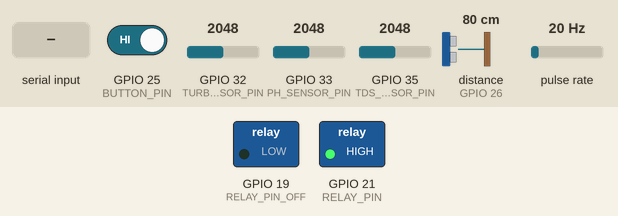
Recording of a sketch running on a simulated ESP32. Parts: switched loads named in the sketch (green lamp = pin HIGH). Wiring (inferred from the names in the program): ultrasonic range finder: trigger GPIO 27; echo GPIO 26; pulse sensor: data GPIO 13. Inputs (shaded band) come from the test bench; at power-on: GPIO 25 (BUTTON_PIN) HIGH, GPIO 32 (TURBIDITY_SENSOR_PIN) = 2048, GPIO 33 (PH_SENSOR_PIN) = 2048, GPIO 35 (TDS_SENSOR_PIN) = 2048, distance to the obstacle (sensor on GPIO 26) 80 cm, pulse rate 20 Hz. The echo pulse lasts 58.3 µs per cm; WiFi joins after 1.5 s; servers stay silent unless stated; random numbers use the default seed unless the sketch sets one; the Firebase database answers and starts empty; pins used as bus, display or sensor lines are not drawn; what the sketch prints to the serial monitor is not drawn.

Above: at 2.7 s.
2.8 s: "KD25\n" received over Serial
9.2 s: "90,45\n" received over Serial
14.6 s: GPIO 25 (BUTTON_PIN) driven LOW
At 31.3 s:
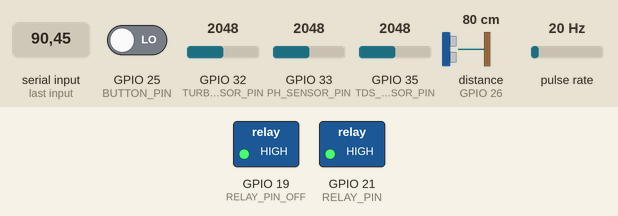
32.1 s: GPIO 25 (BUTTON_PIN) driven HIGH
At 38.0 s:
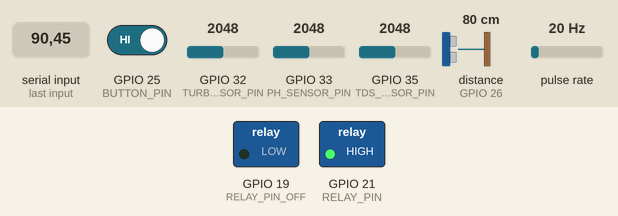
Timing chart, 0 to 39.5 s (numbered marks = the images above; inputs shaded):
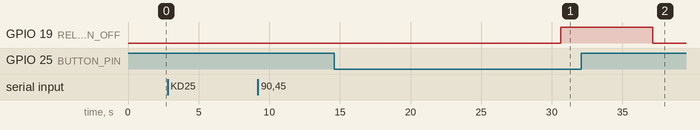

The sketch:

mainCode.ino
```cpp
#include <Arduino.h>
#if defined(ESP32)
#include <WiFi.h>
#include <FirebaseESP32.h>
#elif defined(ESP8266)
#include <ESP8266WiFi.h>
#include <FirebaseESP8266.h>
#elif defined(ARDUINO_RASPBERRY_PI_PICO_W)
#include <WiFi.h>
#include <FirebaseESP8266.h>
#include <FirebaseJson.h>
#endif

// Provide the token generation process info.
#include <addons/TokenHelper.h>

// Provide the RTDB payload printing info and other helper functions.
#include <addons/RTDBHelper.h>

/* 1. Define the WiFi credentials */
#define WIFI_SSID "Kweku'sVirus"
#define WIFI_PASSWORD "ansah12345"

// #define WIFI_SSID "KD25"
// #define WIFI_PASSWORD "Ducati1234"

// the distance declare
#define echoPin 26
#define trigPin 27

#define flowPin 13      // Flow meter pulse input pin
#define FLOW_SENSOR_CALIBRATION_FACTOR 2.663


#define RELAY_PIN 21
#define RELAY_PIN_OFF 19


#define BUTTON_PIN 25
// the turbidity
#define TURBIDITY_SENSOR_PIN 32
#define PH_SENSOR_PIN 33
#define TDS_SENSOR_PIN 35

volatile float totalFlow = 0;
volatile int pulseCount = 0; // Declare pulseCount as volatile
unsigned long previousMeasurementTime = 0;
const unsigned long measurementInterval = 200;


void IRAM_ATTR increase() {
  pulseCount++;
}


// For the following credentials, see examples/Authentications/SignInAsUser/EmailPassword/EmailPassword.ino

/* 2. Define the API Key */
#define API_KEY "AIzaSyASOIRHivBMo5exf1yVRztCFXBM61h8SAI"

/* 3. Define the RTDB URL */
#define DATABASE_URL "https://watersmart-b66aa-default-rtdb.firebaseio.com/" //<databaseName>.firebaseio.com or <databaseName>.<region>.firebasedatabase.app

/* 4. Define the user Email and password that alreadey registerd or added in your project */
// #define USER_EMAIL "kweku4sta@gmail.com"
// #define USER_PASSWORD "#Fourstar1"

// Define Firebase Data object
FirebaseData fbdo;
int a, b, x, y;
FirebaseAuth auth;
FirebaseConfig config;

int userID = -1;
float userVolume = 0;
bool tapFlowing = false;
bool stopButtonPressed = false;

unsigned long sendDataPrevMillis = 0;

unsigned long count = 0;
int turbidityValue = 0;
int distanceValue = 0;
float tdsValue = 0.00;
float phValue = 0.00;


const float tdsCalibrationFactor = 0.5;
float calibrationValue = 26 - 0.05;
int pHValue = 0;
unsigned long int avgval;
int buffer_arr[10], temp;
float ph_act;


  int measureDistance() {
  long duration, distance;

  digitalWrite(trigPin, LOW);
  delayMicroseconds(2);
  digitalWrite(trigPin, HIGH);
  delayMicroseconds(10);
  digitalWrite(trigPin, LOW);

  duration = pulseIn(echoPin, HIGH);
  distance = duration / 58.2;

  return distance;
}

// float measureVolume() {
//   unsigned long currentMillis = millis();
//   while (millis() - currentMillis < measurementInterval) {
//     // Wait for the measurement interval to pass
//   }

//   // Disable the interrupt during calculations
//   detachInterrupt(digitalPinToInterrupt(flowPin));

//   float volume = FLOW_SENSOR_CALIBRATION_FACTOR * pulseCount;
//    Serial.print("pulse count: ");
//   Serial.print(pulseCount);
//   // pulseCount = 0; // Reset pulse count after calculation
//   totalFlow += volume;

//   // Print the total accumulated flow
//   Serial.print("Total Flow: ");
//   Serial.print(totalFlow);
//   Serial.println(" ml");


//   // Re-enable the interrupt after calculations
//   attachInterrupt(digitalPinToInterrupt(flowPin), increase, RISING);

//   // Return the calculated volume
//   return volume;
// }


void setup()
{

  Serial.begin(115200);

  WiFi.begin(WIFI_SSID, WIFI_PASSWORD);
  Serial.print("Connecting to Wi-Fi");
  while (WiFi.status() != WL_CONNECTED)
  {
    Serial.print(".");
    delay(300);
  }
  Serial.println();
  Serial.print("Connected with IP: ");
  Serial.println(WiFi.localIP());
  Serial.println();

  Serial.printf("Firebase Client v%s\n\n", FIREBASE_CLIENT_VERSION);

  /* Assign the api key (required) */
  config.api_key = API_KEY;

  /* Assign the user sign in credentials */
  // auth.user.email = USER_EMAIL;
  // auth.user.password = USER_PASSWORD;

  /* Assign the RTDB URL (required) */
  config.database_url = DATABASE_URL;

  /* Assign the callback function for the long running token generation task */
  config.token_status_callback = tokenStatusCallback; // see addons/TokenHelper.h


  config.api_key = API_KEY;

  config.database_url = DATABASE_URL;

  Firebase.begin(DATABASE_URL, API_KEY);
  Firebase.reconnectWiFi(true);

  Firebase.setDoubleDigits(5);
  pinMode(trigPin, OUTPUT);
  pinMode(echoPin, INPUT);
   pinMode(flowPin, INPUT_PULLUP);
  attachInterrupt(digitalPinToInterrupt(flowPin), increase, RISING);
   pinMode(RELAY_PIN, OUTPUT);
  digitalWrite(RELAY_PIN, HIGH);
   pinMode(RELAY_PIN_OFF, OUTPUT);
  pinMode(BUTTON_PIN, INPUT_PULLUP);
  digitalWrite(BUTTON_PIN, LOW);
  Serial.println("Enter your User ID (integer): ");

}
 void fetchUserVolume() {
  // String userVolumePath = String("/test/user10");
  // String userVolumePath = "/test/user" + String(userID);
  // String userVolumePath = String("/test/uservolume" + String(userID) + "/volume/volume");
  String userVolumePath = String("/test/uservolume/" + String(userID) + "/volume/volume");


  if (Firebase.getFloat(fbdo, userVolumePath)) {
     userVolume = fbdo.to<float>();
    Serial.print("User Volume: ");
    Serial.println(userVolume);
    if(userVolume >10){
      digitalWrite(RELAY_PIN,LOW);
      tapFlowing = true;
      delay(10000);
      digitalWrite(RELAY_PIN,HIGH);
      delay(800);
      digitalWrite(RELAY_PIN_OFF,HIGH);

    }
    delay(5000);
  } else {
    Serial.println("User not found in our database");
    userID = -1;
  }
}


void measureAndSendFlow() {
  unsigned long currentMillis = millis();

  if (currentMillis - previousMeasurementTime >= measurementInterval) {
    // Flow measurement and volume calculation
    float volume = FLOW_SENSOR_CALIBRATION_FACTOR * pulseCount;
    totalFlow += volume;
    pulseCount = 0;
    Serial.println("checking the global scope");
    Serial.println(userVolume);
    Serial.print("Total Flow: ");
    Serial.print(totalFlow);
    Serial.println(" ml");


  String userVolumePath = "/test/uservolume/" + String(userID) + "/volume/volume";


    float newVolume = userVolume - volume;
    Firebase.setFloat(fbdo, userVolumePath, newVolume);
    userVolume = newVolume;


    Serial.print("Remaining User Volume: ");
    Serial.print(userVolume);
    Serial.println(" ml");


//  update the total volume in the cloud
  String userTotalVolumePath = "/test/usertotalvolume/" + String(userID);


    if (Firebase.getFloat(fbdo, userTotalVolumePath)) {
   float   userVolumeInCloud = fbdo.to<float>();
      Serial.println("Total volume in the cloud");
  Serial.println(userVolumeInCloud);
  float updatedTotalVolume = volume + userVolumeInCloud;
  Firebase.setFloat(fbdo, userTotalVolumePath, updatedTotalVolume);

    }


    if (userVolume <= 0 || stopButtonPressed) {
      digitalWrite(RELAY_PIN, HIGH);
      delay(800);
      // TRIGER THE OFF PIN
      digitalWrite(RELAY_PIN_OFF,LOW);
      delay(10000);
       digitalWrite(RELAY_PIN_OFF,HIGH);
      tapFlowing = false;
      totalFlow = 0;
      Serial.println("Tap stopped.");
      userID= -1;

    }

    previousMeasurementTime = currentMillis;
  }
}


int measureTurbidity() {
  int sensorValue = analogRead(TURBIDITY_SENSOR_PIN);
  int turbidity = map(sensorValue, 0, 4095, 0, 100);
  return turbidity;
}


void loop()
{
  // int userID = 10;
    x=random(0,9);
    y=random(10,19);

      FirebaseJson json;

  // Add data to the JSON object
  json.add("waterLevel", 500);
  json.add("volume", 2000);
  json.add("waterConsumed", x);


  // Firebase.ready() should be called repeatedly to handle authentication tasks.

  if (Firebase.ready() && (millis() - sendDataPrevMillis > 15000 || sendDataPrevMillis == 0))
  {
    sendDataPrevMillis = millis();
    char path[50];
    snprintf(path, sizeof(path), "/test/volumeUsed/user%d", userID);


    Firebase.setInt(fbdo, path, x);
    Firebase.setInt(fbdo, "/test/turbidity", turbidityValue);
    Firebase.setInt(fbdo, "/test/waterlevel", distanceValue);
    Firebase.setFloat(fbdo, "/test/ph", 8.6);
    Firebase.setInt(fbdo, "/test/tds", tdsValue);


    Firebase.updateNode(fbdo,F("/test/json"), json);

     count++;

  }
  turbidityValue = measureTurbidity();
     distanceValue = 50 - measureDistance( );
     float ph  =   analogRead(PH_SENSOR_PIN);
     phValue = constrain(ph*0.5,0.0,14.0);

  //     int ph = analogRead(pHpin); // Read the raw value from the pH sensor
  // float voltage = pHvalue * (3.3 / 4095.0); // Convert the raw value to voltage
  // float pH = 3.5 * voltage + Offset; // Convert the voltage to pH value
  // phValue = constrain(pH, 0, 14);

   for (int i = 0; i < 10; i++) {
    buffer_arr[i] = analogRead(PH_SENSOR_PIN);
    delay(30);
  }
for (int i = 0; i < 9; i++) {
    for (int j = i + 1; j < 10; j++) {
      if (buffer_arr[i] > buffer_arr[j]) {
        temp = buffer_arr[i];
        buffer_arr[i] = buffer_arr[j];
      }
    }
  }

 avgval = 0;
  for (int i = 2; i < 8; i++)
    avgval += buffer_arr[i];

  float volt = (float)avgval * 5.0 / 1024 / 6;
  ph_act = -5.79 * volt + calibrationValue;
  float pHValue = constrain(ph_act, 0, 14);
//  Serial.print("pH Value: ");
//  Serial.print(phValue);


  int tds = analogRead(TDS_SENSOR_PIN);
  tdsValue = tds * 0.5;

  if (digitalRead(BUTTON_PIN) == HIGH) {
    stopButtonPressed = true;
    Serial.println("Button pressed");
    digitalWrite(RELAY_PIN_OFF,LOW);
  } else {
    stopButtonPressed = false;
    Serial.println("Button not pressed");

  }


if (userID == -1) {
    Serial.println("Enter your user id for me");
    delay(5000);
    // Ask for user ID once
    if (Serial.available() > 0) {
      String userInput = Serial.readStringUntil('\n');
      userInput.trim();
      userID = userInput.toInt();

      // Validate that the user ID is a positive integer
      if (userID <= 0) {
        Serial.println("Invalid User ID. Please enter a positive integer.");
        userID = -1; // Reset the user ID for re-entering
      } else {
        Serial.print("User ID set to: ");
        Serial.println(userID);
        userID = userInput.toInt();
        fetchUserVolume();
      }
    }
  } else {
    // Perform flow measurement and Firebase update
    measureAndSendFlow();

  }


}
```

Measured:
- after the input at 2.8 s, every drawn part: stays the same
- after the input at 9.2 s, every drawn part: stays the same
- after the input at 32.1 s, GPIO 19 (RELAY_PIN_OFF): HIGH → LOW after 5.0 s
